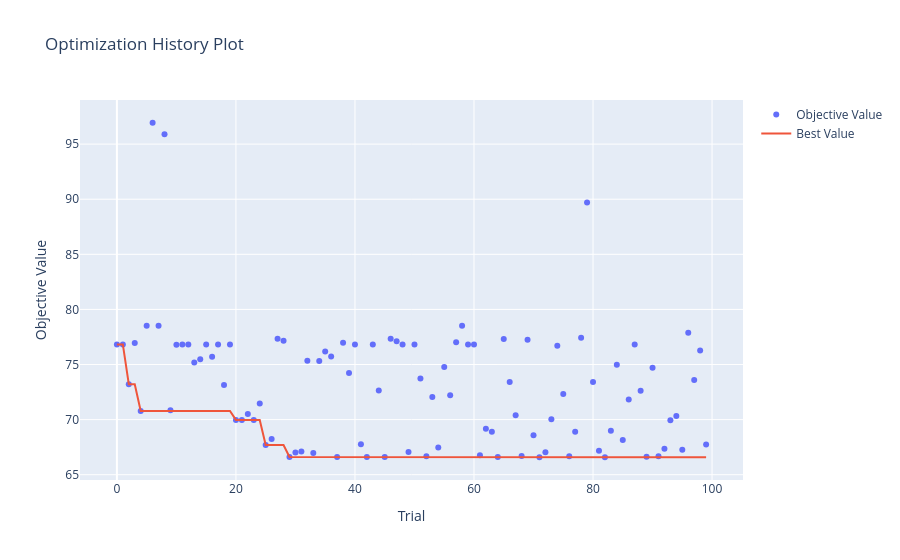

The notebook cell this image was saved under:
### Code cell
plot_optimization_history(lasso_study)
